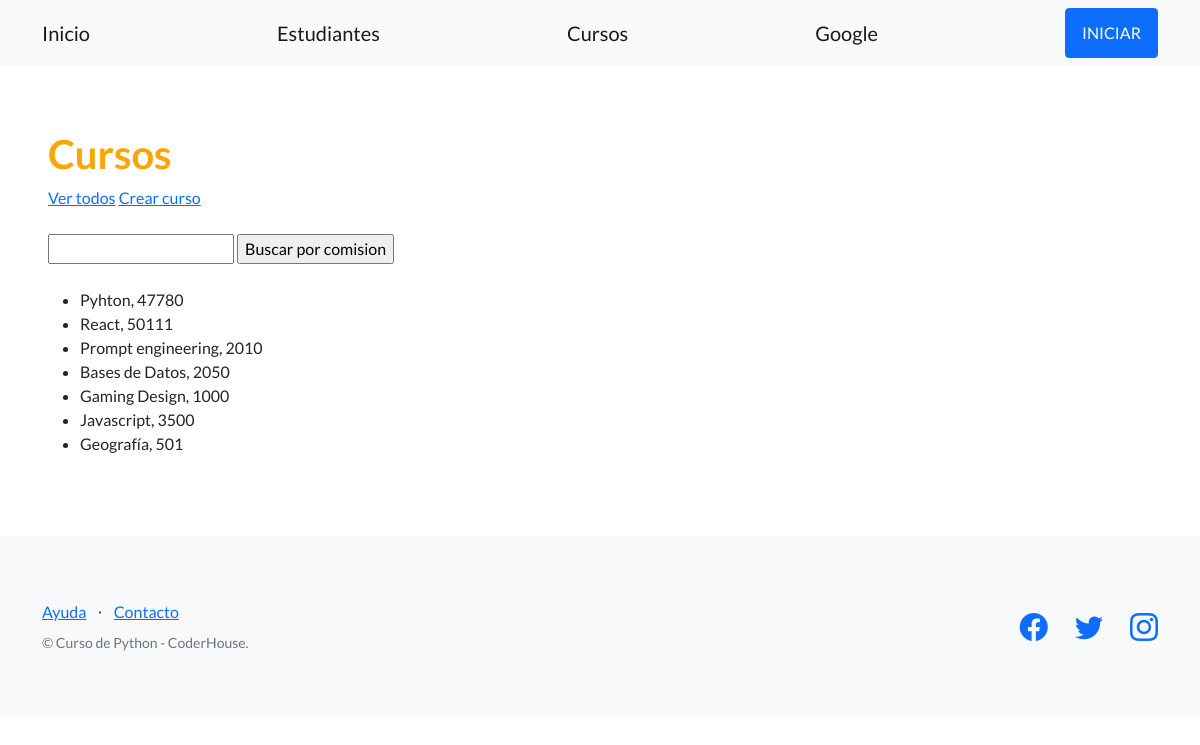
The app's page /estudios/cursos/ with its own data.
### control_estudios/models.py (models this page shows, shortened)
class Curso(models.Model):
    nombre = models.CharField(max_length=64)
    comision = models.IntegerField()

### control_estudios/views.py (the view)
# urls.py: path("cursos/", listar_cursos, name="lista_cursos"),
def listar_cursos(request):
    contexto = {
        "cursos": Curso.objects.all(),
    }
    http_response = render(
        request=request,
        template_name='control_estudios/lista_cursos.html',
        context=contexto,
    )
    return http_response

### control_estudios/templates/control_estudios/lista_cursos.html (shortened to what this page needs)
{% extends "base.html" %}
{% block contenido %}
<h1 style="color:orange;">
  Cursos
</h1>
<a href="{% url 'lista_cursos' %}">Ver todos</a>
<a href="{% url 'crear_curso' %}">Crear curso</a>
<br><br>
<form action="{% url 'buscar_cursos' %}" method="post">
  <input type="text" name="busqueda">
  <input type="submit" value="Buscar por comision">
</form>
<br>
<ul>
{% for curso in cursos %}
  <li>
    {{ curso.nombre }}, {{ curso.comision }}
  </li>
{% endfor %}
</ul>
{% endblock contenido %}

### templates_base/base.html (shortened to what this page needs)
{% load static %}
<!DOCTYPE html>
<html lang="en">
    <head>
        <link href="https://cdn.jsdelivr.net/npm/bootstrap-icons@1.5.0/font/bootstrap-icons.css" rel="stylesheet" type="text/css" />
        <link href="{% static 'css/styles.css' %}" rel="stylesheet" />
    </head>
    <body>
        <nav class="navbar navbar-light bg-light static-top">
            <div class="container">
                <a class="navbar-brand" href="{% url 'inicio' %}">Inicio</a>
                <a class="navbar-brand" href="{% url 'lista_estudiantes' %}">Estudiantes</a>
                <a class="navbar-brand" href="{% url 'lista_cursos' %}">Cursos</a>
                <a class="navbar-brand" href="https://www.google.com">Google</a>
                <a class="btn btn-primary" href="#signup">INICIAR</a>
            </div>
        </nav>
        <section style="padding:4rem 3rem;">
            {% block contenido %}
            {% endblock contenido %}
        </section>
        <footer class="footer bg-light">
            <div class="container">
                <div class="row">
                    <div class="col-lg-6 h-100 text-center text-lg-start my-auto">
                        <ul class="list-inline mb-2">
                            <li class="list-inline-item"><a href="#!">Ayuda</a></li>
                            <li class="list-inline-item">⋅</li>
                            <li class="list-inline-item"><a href="#!">Contacto</a></li>
                        </ul>
                        <p class="text-muted small mb-4 mb-lg-0">&copy; Curso de Python - CoderHouse.</p>
                    </div>
                    <div class="col-lg-6 h-100 text-center text-lg-end my-auto">
                        <ul class="list-inline mb-0">
                            <li class="list-inline-item me-4">
                                <a href="https://www.facebook.com/Coderhouse/"><i class="bi-facebook fs-3"></i></a>
                            </li>
                            <li class="list-inline-item me-4">
                                <a href="https://twitter.com/coderhouse"><i class="bi-twitter fs-3"></i></a>
                            </li>
                            <li class="list-inline-item">
                                <a href="https://www.instagram.com/coderhouse"><i class="bi-instagram fs-3"></i></a>
                            </li>
                        </ul>
                    </div>
                </div>
            </div>
        </footer>
    </body>
</html>

### records on screen
Curso: nombre "Pyhton", comision "47780"
Curso: nombre "React", comision "50111"
Curso: nombre "Prompt engineering", comision "2010"
Curso: nombre "Bases de Datos", comision "2050"
Curso: nombre "Gaming Design", comision "1000"
Curso: nombre "Javascript", comision "3500"
Curso: nombre "Geografía", comision "501"
